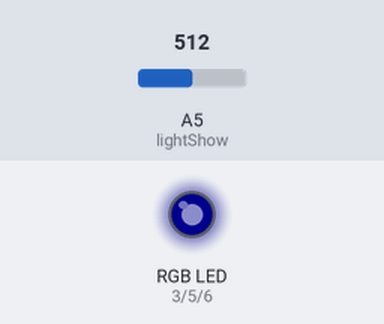
Bench run of a sketch on a simulated Arduino Uno, built with avr-gcc and run on an emulated ATmega328P. Shown: an RGB LED mixed from three pins (HIGH = lit). The inputs (shaded band) are chosen by the test bench; at power-on: A5 (lightShow) = 512. Dim RGB values are drawn brighter than linear.

Above: at 1.2 s.
1.3 s: A5 (lightShow) set to 530
At 2.0 s:
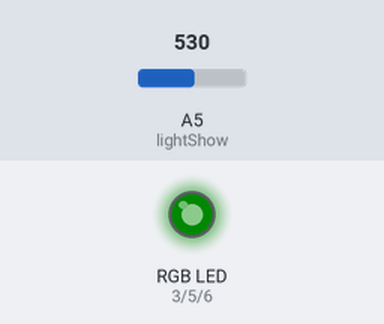
2.8 s: A5 (lightShow) set to 550
At 3.2 s:
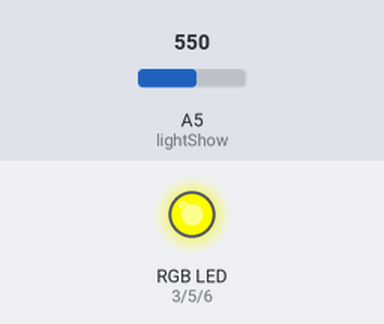
4.3 s: A5 (lightShow) set to 480
At 5.5 s:
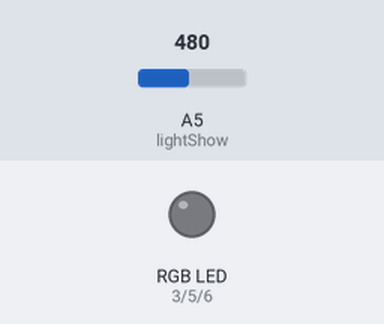
5.8 s: A5 (lightShow) set to 610
At 6.6 s:
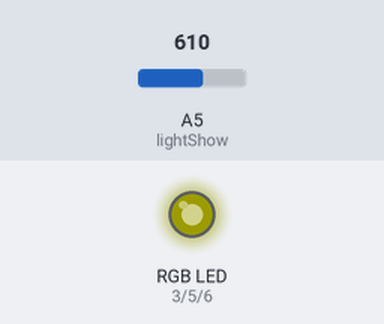
7.3 s: A5 (lightShow) set to 716
At 7.8 s:
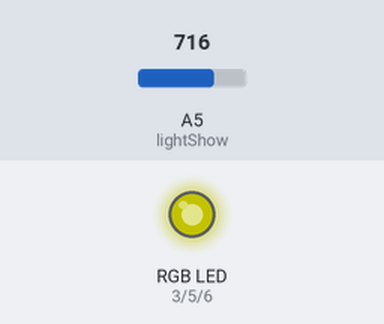
8.8 s: A5 (lightShow) set to 470
At 10.1 s:
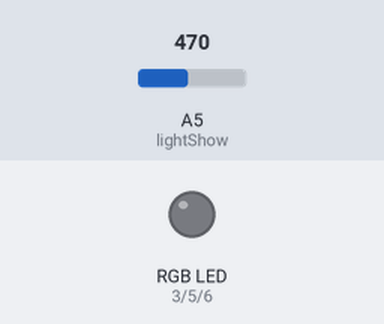
Timing chart, 0 to 11.3 s (numbered marks = the images above; inputs shaded):
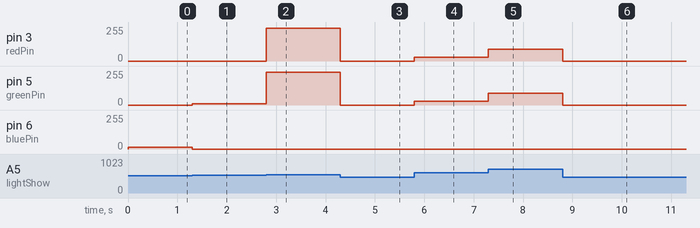

Measured:
- after the input at 1.3 s, pin 5 (greenPin): 0/255 → 10/255 at once; pin 6 (bluePin): 14/255 → 0/255 at once
- after the input at 2.8 s, pin 3 (redPin): 0/255 → 246/255 at once; pin 5 (greenPin): 10/255 → 246/255 at once
- after the input at 4.3 s, pin 3 (redPin), pin 5 (greenPin): 246/255 → 0/255 at once
- after the input at 5.8 s, pin 3 (redPin), pin 5 (greenPin): 0/255 → 28/255 at once
- after the input at 7.3 s, pin 3 (redPin), pin 5 (greenPin): 28/255 → 90/255 at once
- after the input at 8.8 s, pin 3 (redPin), pin 5 (greenPin): 90/255 → 0/255 at once

The sketch:

RGB_LightShow.ino
```cpp
const int redPin = 3;
const int greenPin = 5;
const int bluePin = 6;
int redInt = 0, blueInt = 0, greenInt = 0;

void setup()
{
  Serial.begin(9600);
  pinMode(redPin, OUTPUT);
  pinMode(greenPin, OUTPUT);
  pinMode(bluePin, OUTPUT);
}

void loop()
{
  lightShow();
}

void lightShow()
{
    while (1)
    {
      int microphone_value = analogRead(A5);
      //Serial.println(microphone_value);
      if (Serial.available() > 0) break;

      redInt = blueInt = greenInt = 0;

      if (microphone_value > 480 && microphone_value < 490)
        redInt = map(microphone_value, 480, 490, 0, 20);
      if (microphone_value > 490 && microphone_value < 520)
        blueInt = map(microphone_value, 490, 520, 0, 20);
      if (microphone_value > 520 && microphone_value < 540)
        greenInt = map(microphone_value, 520, 540, 0, 20);
      if (microphone_value > 540 && microphone_value < 600)
        redInt = greenInt = map(microphone_value, 560, 600, 0, 40);
      if (microphone_value > 600 && microphone_value < 1000)
        redInt = greenInt = map(microphone_value, 560, 1000, 0, 255);

      analogWrite(redPin, redInt);
      analogWrite(greenPin, greenInt);
      analogWrite(bluePin, blueInt);
    }
}
```
